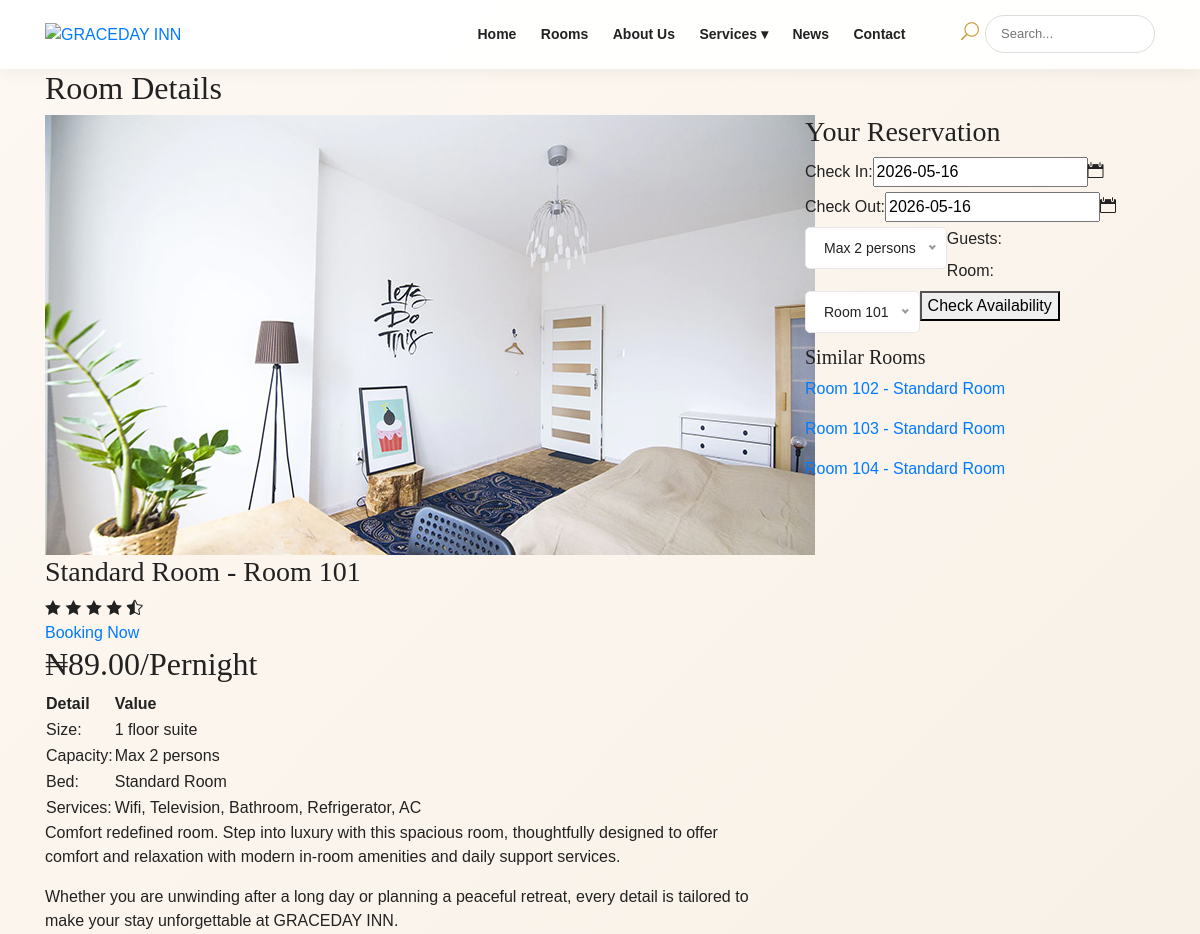
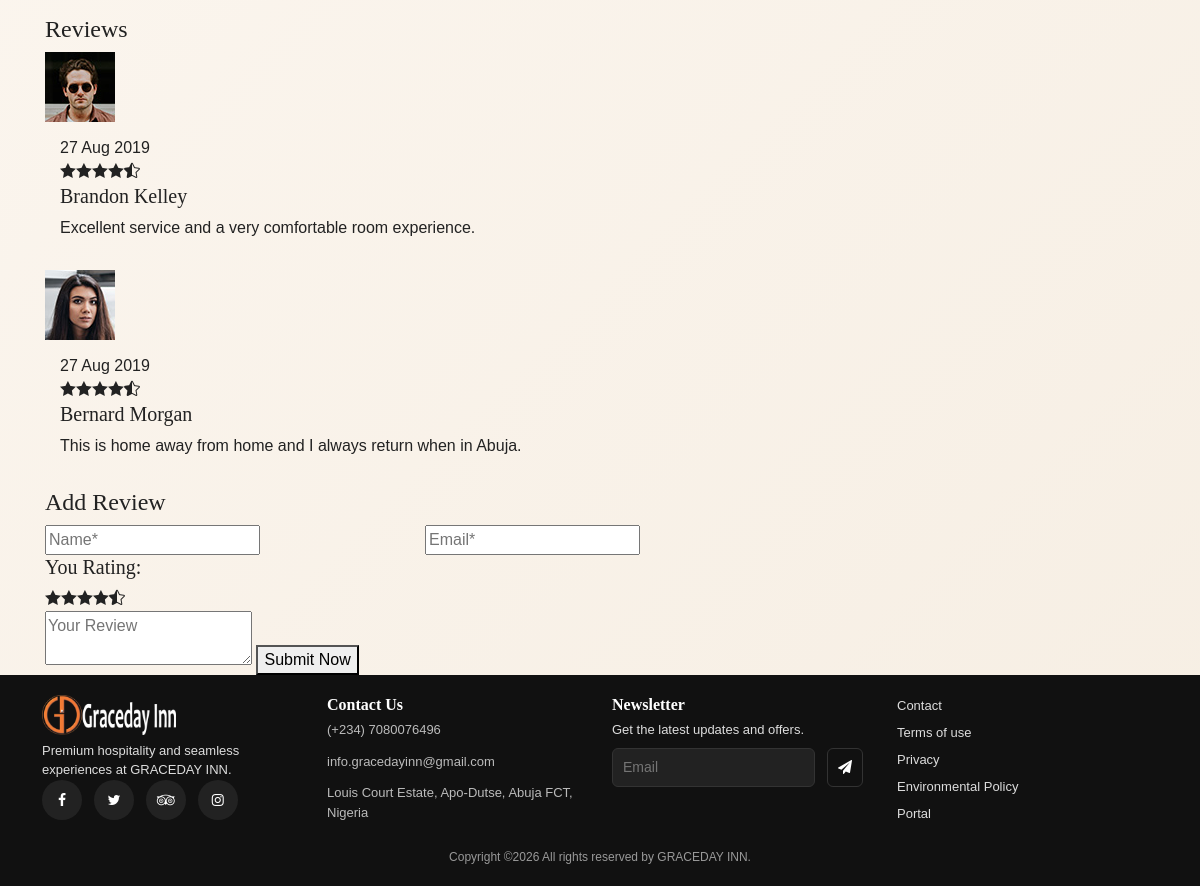
Screenshot of /rooms/1/ with the database file from the repository (2 pictures, top to bottom).
### apps/rooms/models.py (models this page shows, shortened)
class Room(models.Model):
    STATUS_CHOICES = [
        ('available', 'Available'),
        ('occupied', 'Occupied'),
        ('housekeeping', 'Housekeeping'),
        ('maintenance', 'Maintenance'),
        ('out_of_order', 'Out of Order'),
    ]
    FLOOR_CHOICES = [(i, f'Floor {i}') for i in range(1, 11)]
    number = models.CharField(max_length=10, unique=True)
    room_type = models.ForeignKey(RoomType, on_delete=models.PROTECT, related_name='rooms')
    floor = models.PositiveIntegerField(choices=FLOOR_CHOICES, default=1)
    status = models.CharField(max_length=20, choices=STATUS_CHOICES, default='available')
    description = models.TextField(blank=True)
    notes = models.TextField(blank=True)
    is_active = models.BooleanField(default=True)
    created_at = models.DateTimeField(auto_now_add=True)
    updated_at = models.DateTimeField(auto_now=True)
    class Meta:
        ordering = ['number']
    @property
    def current_price(self):
        return self.room_type.base_price

class RoomType(models.Model):
    name = models.CharField(max_length=100)
    description = models.TextField(blank=True)
    base_price = models.DecimalField(max_digits=10, decimal_places=2)
    max_occupancy = models.PositiveIntegerField(default=2)
    amenities = models.ManyToManyField(Amenity, blank=True)
    image = models.ImageField(upload_to='room_types/', blank=True, null=True)

### apps/frontend/views.py (the view)
def room_detail(request, pk):
    room = get_object_or_404(Room.objects.select_related('room_type'), pk=pk, is_active=True)
    similar_rooms = Room.objects.select_related('room_type').filter(
        room_type=room.room_type,
        is_active=True,
    ).exclude(pk=room.pk)[:3]
    return render(request, 'publicsite/room-details.html', {'room': room, 'similar_rooms': similar_rooms})

### apps/frontend/templates/publicsite/room-details.html (shortened to what this page needs)
{% extends 'base_public.html' %}
{% load static %}
{% block content %}
<div class="breadcrumb-section">
    <div class="container"><div class="row"><div class="col-lg-12"><div class="breadcrumb-text"><h2>Room Details</h2></div></div></div></div>
</div>
<section class="room-details-section spad">
    <div class="container">
        <div class="row">
            <div class="col-lg-8">
                <div class="room-details-item">
                    <img src="{% static 'img/room/room-details.jpg' %}" alt="">
                    <div class="rd-text">
                        <div class="rd-title">
                            <h3>{{ room.room_type.name }} - Room {{ room.number }}</h3>
                            <div class="rdt-right">
                                <div class="rating">
                                    <i class="icon_star"></i>
                                    <i class="icon_star"></i>
                                    <i class="icon_star"></i>
                                    <i class="icon_star"></i>
                                    <i class="icon_star-half_alt"></i>
                                </div>
                                <a href="{% url 'frontend:public-home' %}#booking">Booking Now</a>
                            </div>
                        </div>
                        <h2>₦{{ room.current_price }}<span>/Pernight</span></h2>
                        <table>
                            <thead>
                                <tr><th>Detail</th><th>Value</th></tr>
                            </thead>
                            <tbody>
                                <tr><td class="r-o">Size:</td><td>{{ room.floor|default:'1' }} floor suite</td></tr>
                                <tr><td class="r-o">Capacity:</td><td>Max {{ room.room_type.max_occupancy }} persons</td></tr>
                                <tr><td class="r-o">Bed:</td><td>{{ room.room_type.name }}</td></tr>
                                <tr><td class="r-o">Services:</td><td>{{ room.description|default:room.room_type.description|default:'Wifi, Television, Bathroom, Refrigerator, AC' }}</td></tr>
                            </tbody>
                        </table>
                        <p class="f-para">Comfort redefined room. Step into luxury with this spacious room, thoughtfully designed to offer comfort and relaxation with modern in-room amenities and daily support services.</p>
                        <p>Whether you are unwinding after a long day or planning a peaceful retreat, every detail is tailored to make your stay unforgettable at GRACEDAY INN.</p>
                    </div>
                </div>
                <div class="rd-reviews">
                    <h4>Reviews</h4>
                    <div class="review-item">
                        <div class="ri-pic"><img src="{% static 'img/room/avatar/avatar-1.jpg' %}" alt=""></div>
                        <div class="ri-text">
                            <span>27 Aug 2019</span>
                            <div class="rating"><i class="icon_star"></i><i class="icon_star"></i><i class="icon_star"></i><i class="icon_star"></i><i class="icon_star-half_alt"></i></div>
                            <h5>Brandon Kelley</h5>
                            <p>Excellent service and a very comfortable room experience.</p>
                        </div>
                    </div>
                    <div class="review-item">
                        <div class="ri-pic"><img src="{% static 'img/room/avatar/avatar-2.jpg' %}" alt=""></div>
                        <div class="ri-text">
                            <span>27 Aug 2019</span>
                            <div class="rating"><i class="icon_star"></i><i class="icon_star"></i><i class="icon_star"></i><i class="icon_star"></i><i class="icon_star-half_alt"></i></div>
                            <h5>Bernard Morgan</h5>
                            <p>This is home away from home and I always return when in Abuja.</p>
                        </div>
                    </div>
                </div>
                <div class="review-add">
                    <h4>Add Review</h4>
                    <form action="#" class="ra-form">
                        <div class="row">
                            <div class="col-lg-6"><input type="text" placeholder="Name*"></div>
                            <div class="col-lg-6"><input type="text" placeholder="Email*"></div>
                            <div class="col-lg-12">
                                <div>
                                    <h5>You Rating:</h5>
                                    <div class="rating"><i class="icon_star"></i><i class="icon_star"></i><i class="icon_star"></i><i class="icon_star"></i><i class="icon_star-half_alt"></i></div>
                                </div>
                                <textarea placeholder="Your Review"></textarea>
                                <button type="submit">Submit Now</button>
                            </div>
                        </div>
                    </form>
                </div>
            </div>
            <div class="col-lg-4">
                <div class="room-booking">
                    <h3>Your Reservation</h3>
                    <form action="{% url 'frontend:public-home' %}#booking">
                        <div class="check-date"><label for="rd-date-in">Check In:</label><input id="rd-date-in" type="text" class="date-input" value="{{ room.created_at|date:'Y-m-d' }}"><i class="icon_calendar"></i></div>
                        <div class="check-date"><label for="rd-date-out">Check Out:</label><input id="rd-date-out" type="text" class="date-input" value="{{ room.updated_at|date:'Y-m-d' }}"><i class="icon_calendar"></i></div>
                        <div class="select-option"><label for="rd-guests">Guests:</label><select id="rd-guests"><option>Max {{ room.room_type.max_occupancy }} persons</option></select></div>
                        <div class="select-option"><label for="rd-room">Room:</label><select id="rd-room"><option>Room {{ room.number }}</option></select></div>
                        <button type="submit">Check Availability</button>
                    </form>
                    <div class="mt-4">
                        <h5>Similar Rooms</h5>
                        {% for item in similar_rooms %}
                            <p><a href="{% url 'frontend:public-room-detail' item.id %}">Room {{ item.number }} - {{ item.room_type.name }}</a></p>
                        {% empty %}
                            <p>No similar rooms found.</p>
                        {% endfor %}
                    </div>
                </div>
            </div>
        </div>
    </div>
</section>
{% endblock %}

### staticfiles/css/style.css (style rules this page uses)
body { font-family: 'Cabin', sans-serif; background: linear-gradient(135deg, #fdf8f2, #f6eee3); color: #222; overflow-x: hidden; }
h1, h2, h3, h4, h5, h6 { font-family: 'Lora', serif; }
a { text-decoration: none; transition: 0.3s; }
.ri-text, .hr-text { padding: 14px 15px; }

### rows the page displays
Room: room_type.name "Standard Room", number "101", current_price "89.00", floor "1", room_type.max_occupancy "2", description "Wifi, Television, Bathroom, Refrigerator, AC", created_at "2026-05-16", updated_at "2026-05-16"
Room: number "102", room_type.name "Standard Room"
Room: number "103", room_type.name "Standard Room"
Room: number "104", room_type.name "Standard Room"
